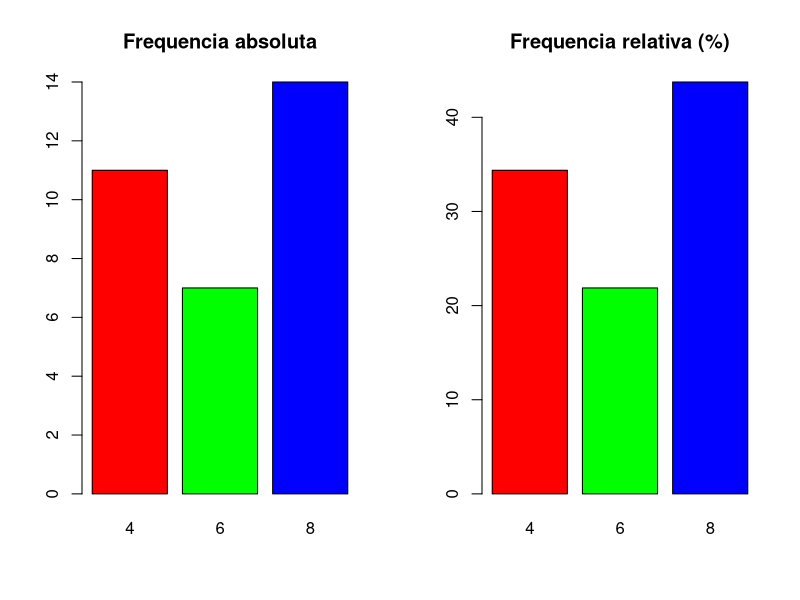
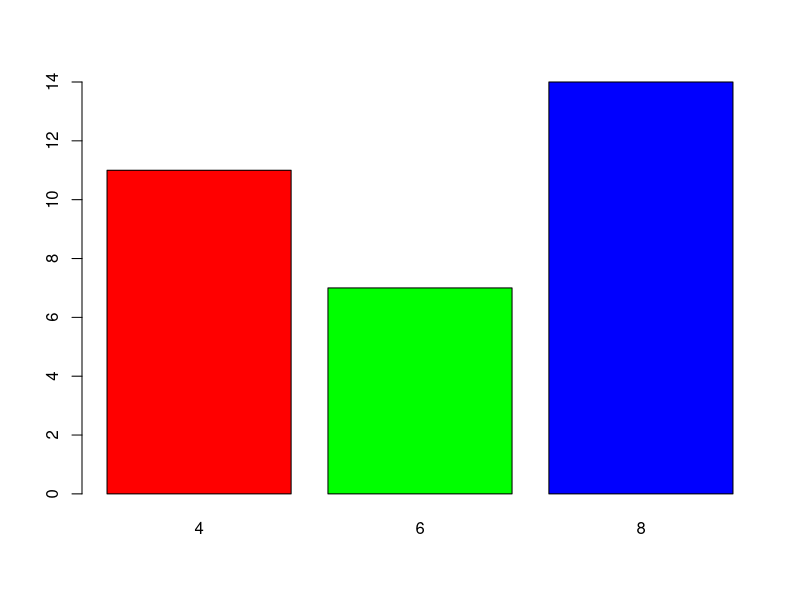
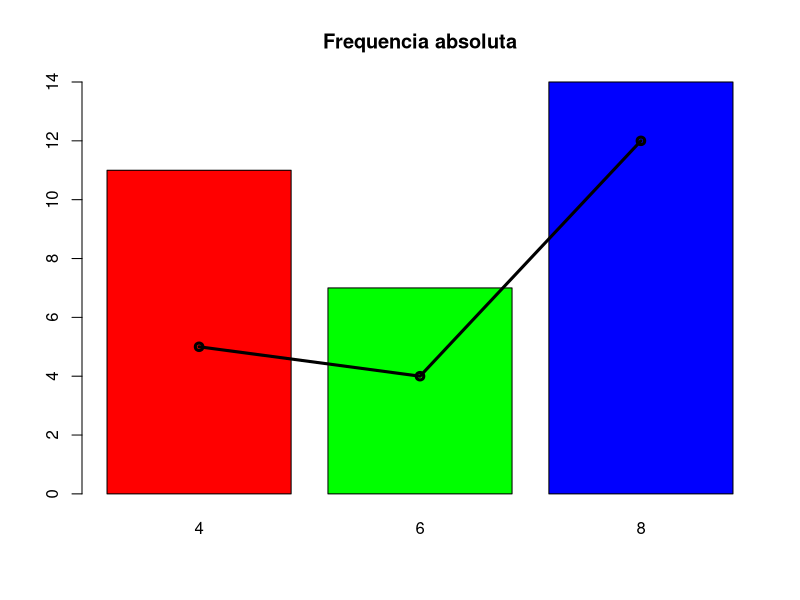
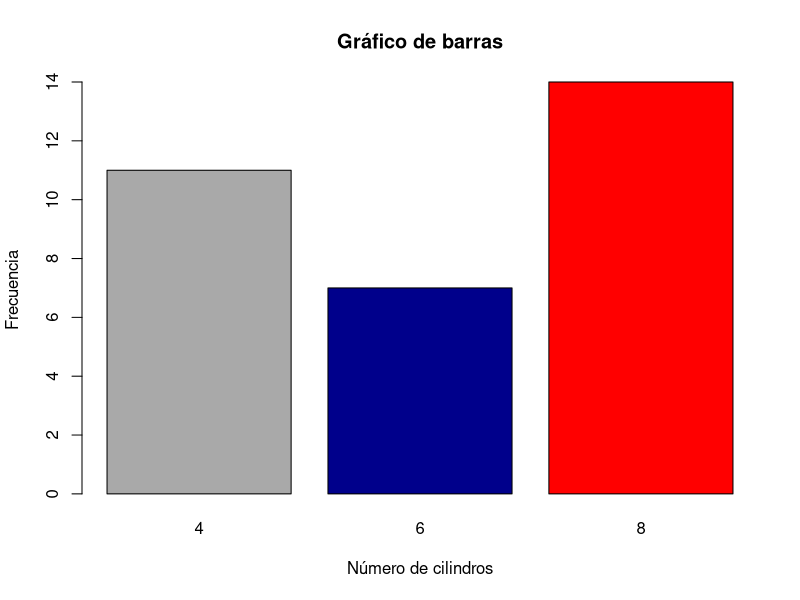

Recreate these plots in R, in order.
# Cargamos los datos
data(mtcars)
attach(mtcars)

# Tabla de frecuencias
mi_tabla <- table(cyl)
mi_tabla


# Una fila, dos columnas
par(mfrow = c(1, 2))

# Gráfico de barras de frecuencia absoluta
barplot(mi_tabla, main = "Frequencia absoluta",
        col = rainbow(3))

# Gráfico de barras de frecuencia relativa
barplot(prop.table(mi_tabla) * 100, main = "Frequencia relativa (%)",
        col = rainbow(3))

par(mfrow = c(1, 1))
plot(factor(mtcars$cyl), col = rainbow(3))


barp <- barplot(mi_tabla,                     # Guarda los valores de X que
                main = "Frequencia absoluta", # representan el centro de 
                col = rainbow(3))             # cada barra           

lines(barp, c(5, 4, 12), type = "o", lwd = 3)

# Título, etiquetas y colores del gráfico de barras

barplot(mi_tabla,                               # Datos
        main = "Gráfico de barras",             # Título
        xlab = "Número de cilindros",           # Etiqueta del eje X
        ylab = "Frecuencia",                    # Etiqueta del eje Y
        border = "black",                       # Color del borde de las barras
        col = c("darkgrey", "darkblue", "red")) # Color para cada barra



